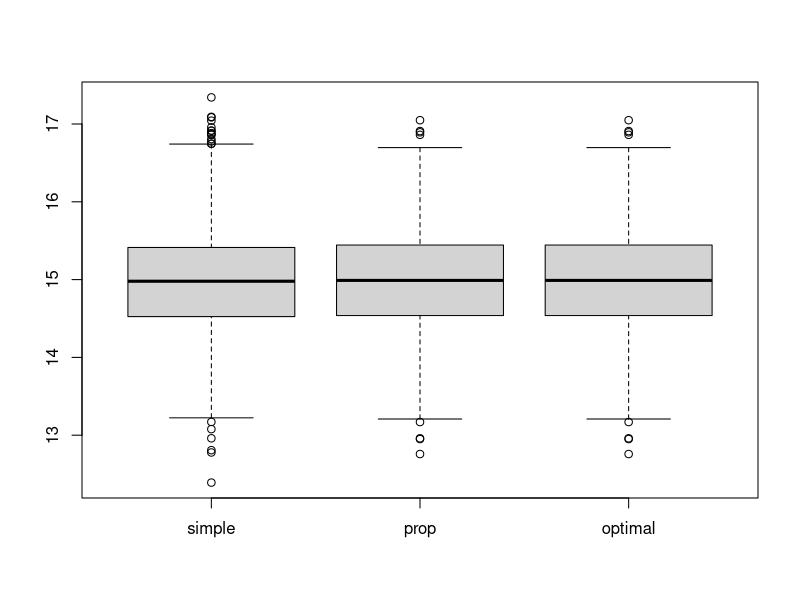
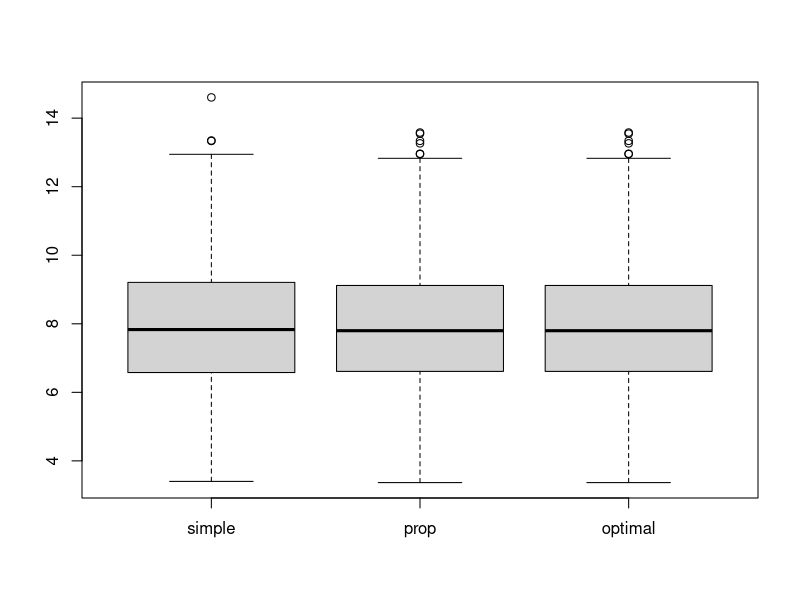
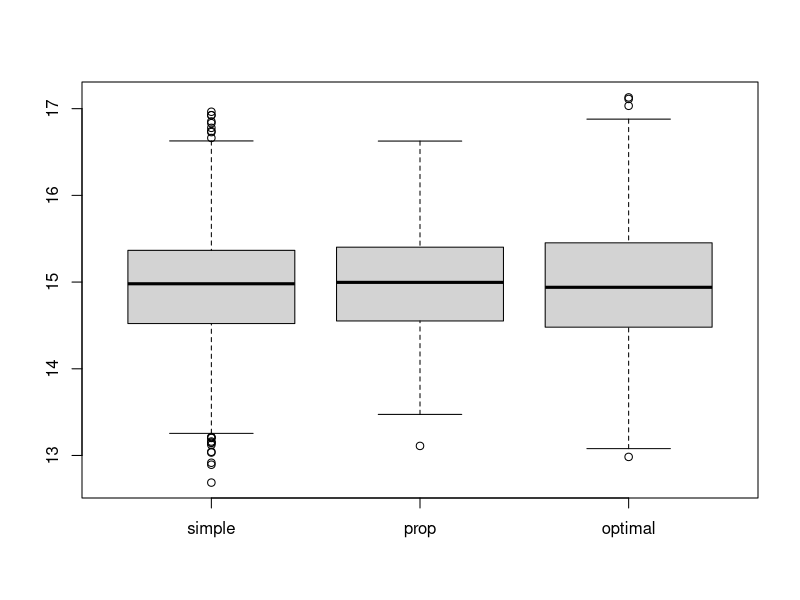
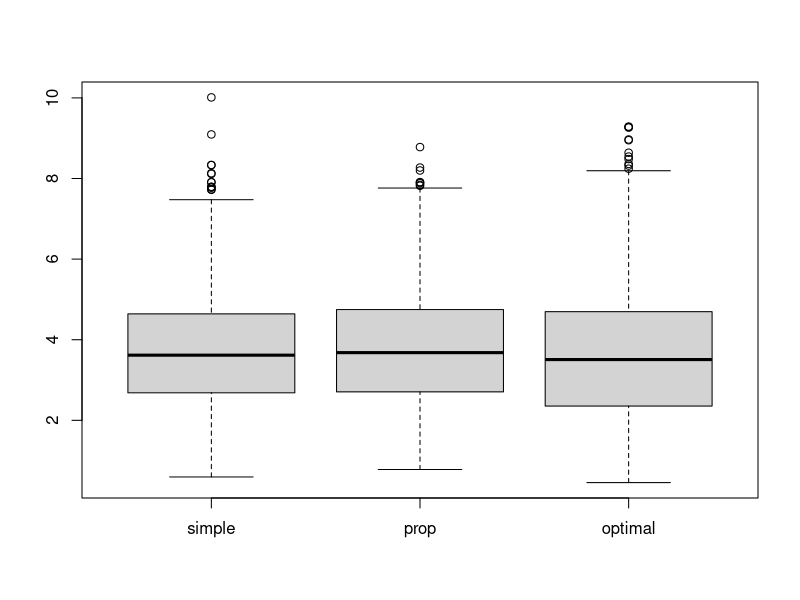
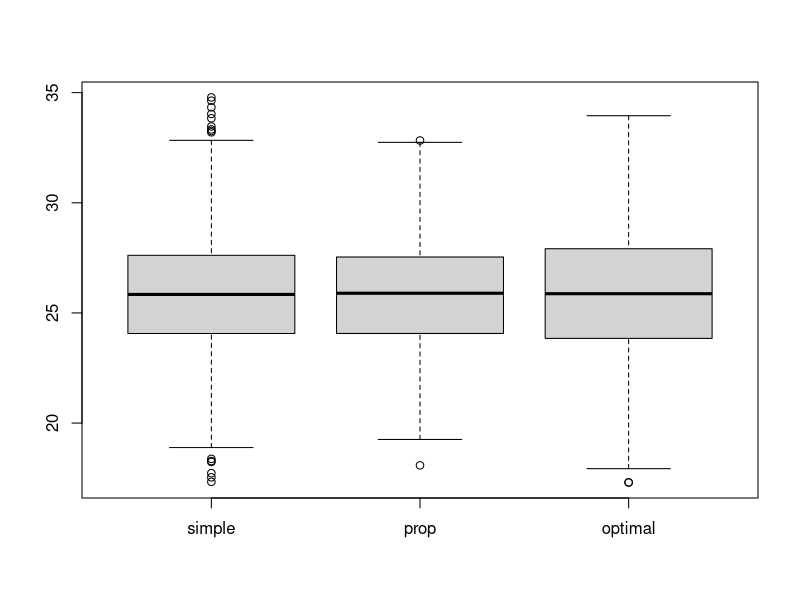
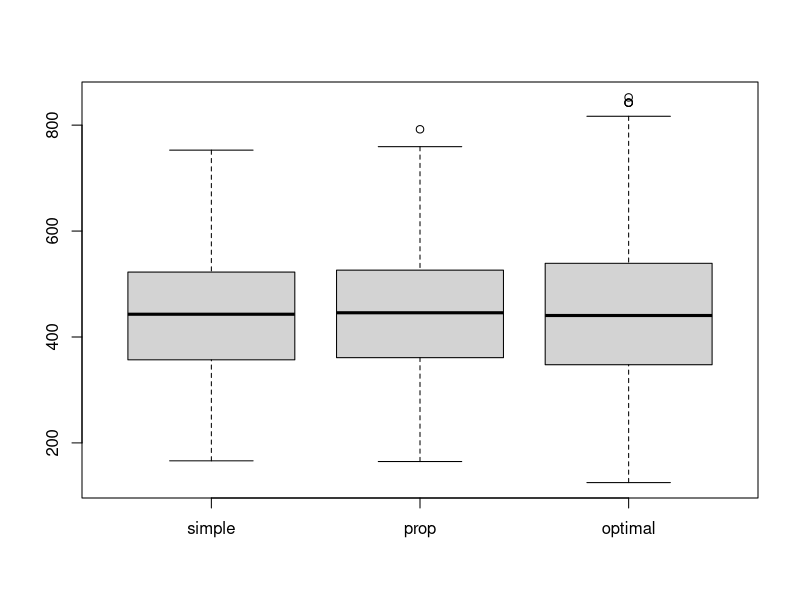
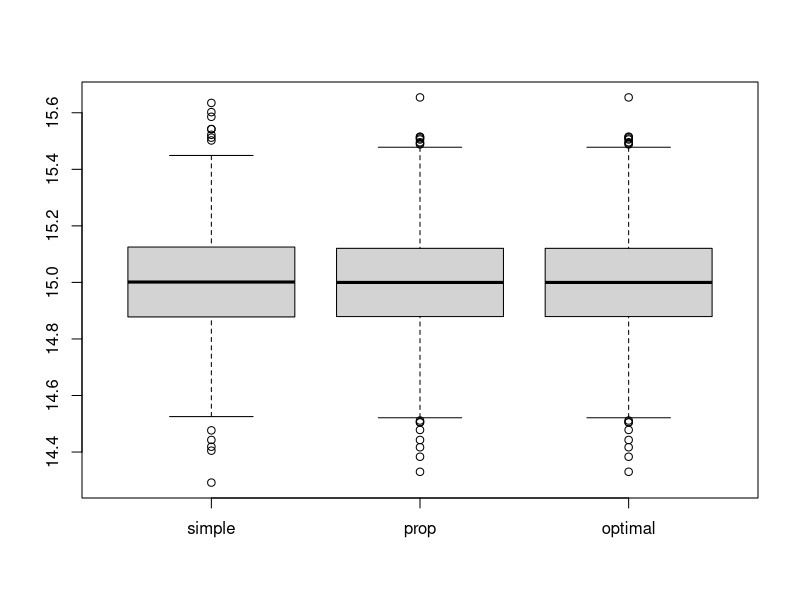
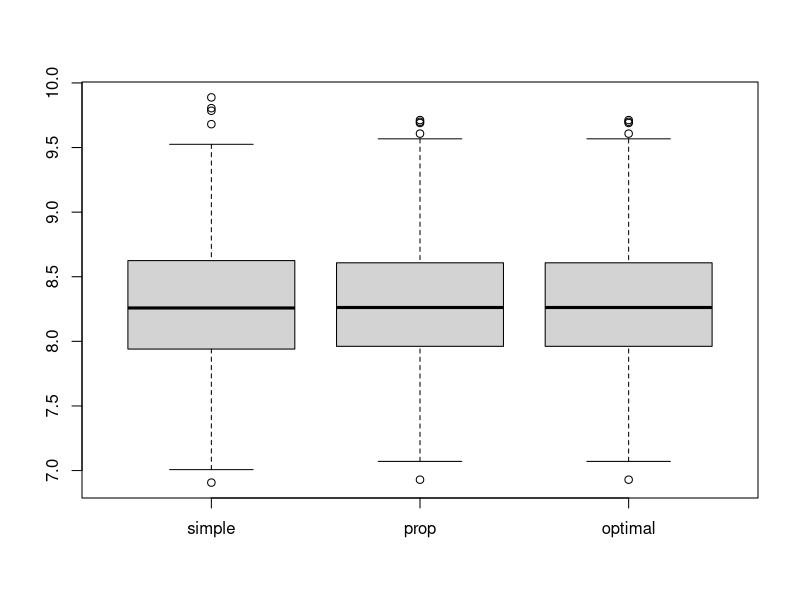

Generate these figures, in order, with R:
## ---- chunk 1
unif_dist = function(a, b) {
  return(function() { runif(n = 1, min = a, max = b) })
}

extract = function(ns, distributions) {
  return(list(distributions[[1]][1:ns[1]], distributions[[2]][1:ns[2]], distributions[[3]][1:ns[3]]))
}

simple_random_selection = function(n, w, distributions) {
  random = unif_dist(0, 1)
  ns = c(0, 0, 0)
  for(i in 1:n) {
    r = random()
    acc = 0.0
    j = 1
    while(acc < r) {
      acc = acc + w[j]
      j = j + 1
    }
    j = j - 1
    ns[j] = ns[j] + 1
  }
  return(extract(ns, distributions))
}

proportional_selection = function(n, w, distributions) {
  part = function(w) {
    return(round(n * w, 0))
  }
  ns = c(part(w[1]), part(w[2]), part(w[3]))
  return(extract(ns, distributions))
}

optimal_selection = function(n, w, distributions, vars) {
  l = length(w)
  sum = 0
  for(i in 1:l) {
    sum = sum + sqrt(vars[i]) * w[i]
  }
  
  n1 = round(n * sqrt(vars[1]) * w[1] / sum, 0)
  n2 = round(n * sqrt(vars[2]) * w[2] / sum, 0)
  n3 = round(n * sqrt(vars[3]) * w[3] / sum, 0)
  ns = c(n1, n2, n3)
  return(extract(ns, distributions))
}

corrected = function(sample, avg) {
  n = length(sample)
  return(var(sample) * (n - 1) / n)
}

eval_average = function(means, w) {
  n = length(w)
  avg = 0
  for(i in 1:n) {
    avg = avg + w[i] * means[i]
  }
  return(avg)
}

eval_variance = function(avg, means, vars, w) {
  n = length(w)
  var = 0
  for (i in 1:n) {
    var = var + w[i] * vars[i] + w[i] * (avg - means[i])^2
  }
  
  return(var)
}

eval_mean_variance = function(w, strata1, strata2, strata3) {
  means = c(mean(strata1), mean(strata2), mean(strata3))
  avg = eval_average(means = means, w = w)
  vars = c(corrected(strata1), corrected(strata2), corrected(strata3))
  var = eval_variance(avg = avg, means = means, vars = vars, w = w)
  return(c(avg, var))
}

## ---- chunk 2
build_boxplots = function(simple, prop, optimal) {
  # browser()
  column = function(sample, i) {
    n = length(simple)
    result = c()
    for(j in 1:n) {
      result[j] = sample[[j]][i]
    }
    
    return(result)
  }
  
  print("mean")
  boxplot(column(simple, 1), column(prop, 1), column(optimal, 1), names = c("simple", "prop", "optimal"))
  print("variance")
  boxplot(column(simple, 2), column(prop, 2), column(optimal, 2), names = c("simple", "prop", "optimal"))
}

unif_variance = function(params) {
  return((params[1] - params[2])^2 / 12)
}

experiment = function(sample_size) {
  w = c(0.6, 0.1, 0.3)
  
  experiment_impl = function(params1, params2, params3, message) {
    eval = function(samples) {
      return(eval_mean_variance(w, samples[[1]], samples[[2]], samples[[2]]))
    }
    res_simple = list()
    res_prop = list()
    res_optimal = list()
    for(i in 1:1000) {
      dist1 = runif(sample_size, min = params1[1], max = params1[2])
      dist2 = runif(sample_size, min = params2[1], max = params2[2])
      dist3 = runif(sample_size, min = params3[1], max = params3[2])
      
      dists = list(dist1, dist2, dist3)
      vars = c(unif_variance(params1), unif_variance(params2), unif_variance(params3))
      simple_selection = simple_random_selection(n = sample_size, w = w, distributions = dists)
      prop_selection = proportional_selection(sample_size, w = w, distributions = dists)
      opt_selection = optimal_selection(n = sample_size, w = w, distributions = dists, vars = vars)
      
      res_simple[[i]] = eval(simple_selection)
      res_prop[[i]] = eval(prop_selection)
      res_optimal[[i]] = eval(opt_selection)
    }
    
    print(message)
    build_boxplots(res_simple, res_prop, res_optimal)
  } 
  
  
  experiment_impl(c(10, 20), c(10, 20), c(10, 20), 'same means & vars')
  experiment_impl(c(13, 17), c(10, 20), c(0, 30), 'same means & diff vars')
  experiment_impl(c(0, 20), c(30, 70), c(-10, 100), 'diff means & diff vars')
}

experiment(40)
experiment(500)
